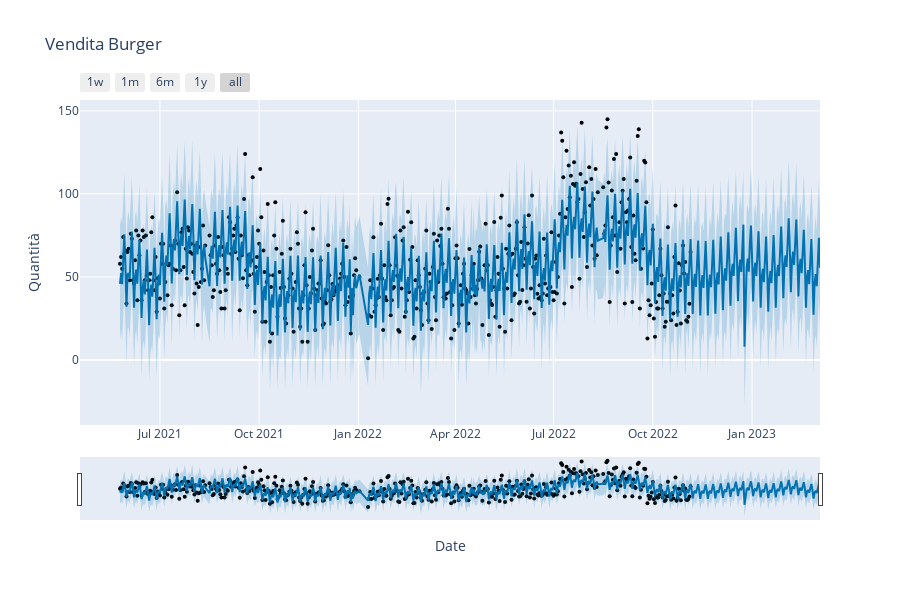

Here is the notebook cell this chart was saved with:
### Code cell
# Grafico su plotly
from prophet.plot import plot_plotly
from datetime import datetime

fig = plot_plotly(model, forecast)

fig.update_layout(yaxis_title = 'Quantità',
                  xaxis_title = 'Date',
                  title = 'Vendita Burger'
)

### Figure 1 — Plotly figure (JSON) as saved in the notebook; plotly's stock layout.template omitted (floating-point values rounded to 4 significant figures; data arrays with more than 128 entries replaced by an {"elided": "..."} marker saying what was removed)
{"data": [{"marker": {"color": "black", "size": 4}, "mode": "markers", "name": "Actual", "type": "scatter", "x": {"elided": "514 str values"}, "y": {"elided": "514 float values"}}, {"hoverinfo": "skip", "line": {"width": 0}, "mode": "lines", "type": "scatter", "x": {"elided": "634 str values"}, "y": {"elided": "634 float values"}}, {"fill": "tonexty", "fillcolor": "rgba(0, 114, 178, 0.2)", "line": {"color": "#0072B2", "width": 2}, "mode": "lines", "name": "Predicted", "type": "scatter", "x": {"elided": "634 str values"}, "y": {"elided": "634 float values"}}, {"fill": "tonexty", "fillcolor": "rgba(0, 114, 178, 0.2)", "hoverinfo": "skip", "line": {"width": 0}, "mode": "lines", "type": "scatter", "x": {"elided": "634 str values"}, "y": {"elided": "634 float values"}}], "layout": {"height": 600, "showlegend": false, "title": {"text": "Vendita Burger"}, "width": 900, "xaxis": {"rangeselector": {"buttons": [{"count": 7, "label": "1w", "step": "day", "stepmode": "backward"}, {"count": 1, "label": "1m", "step": "month", "stepmode": "backward"}, {"count": 6, "label": "6m", "step": "month", "stepmode": "backward"}, {"count": 1, "label": "1y", "step": "year", "stepmode": "backward"}, {"step": "all"}]}, "rangeslider": {"visible": true}, "title": {"text": "Date"}, "type": "date"}, "yaxis": {"title": {"text": "Quantità"}}}}
